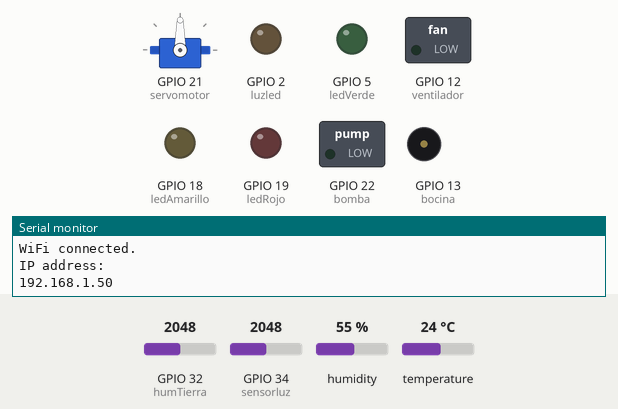
The sketch below on a simulated ESP32. Shown: servo, switched loads named in the sketch (green lamp = pin HIGH), output pins drawn as LEDs (lit = HIGH), buzzer (waves = sounding, pin HIGH), the last lines printed to the serial monitor. Inputs (shaded band) come from the test bench; at power-on: temperature 24 °C, GPIO 34 (sensorluz) = 2048, GPIO 32 (humTierra) = 2048, humidity 55 %. WiFi joins after 1.5 s; servers stay silent unless stated; the local clock reads 2024-03-15 10:24:30 at power-on unless the sketch sets it.

Above: at 2.7 s.
2.8 s: temperature set to 22 °C
5.3 s: temperature set to 19 °C
At 7.3 s:
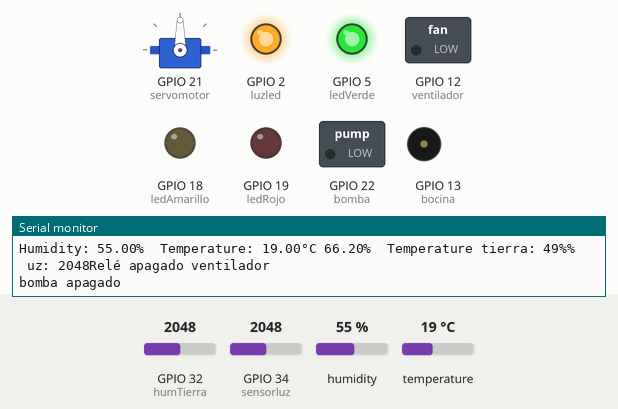
7.6 s: GPIO 34 (sensorluz) set to 1955
At 8.9 s:
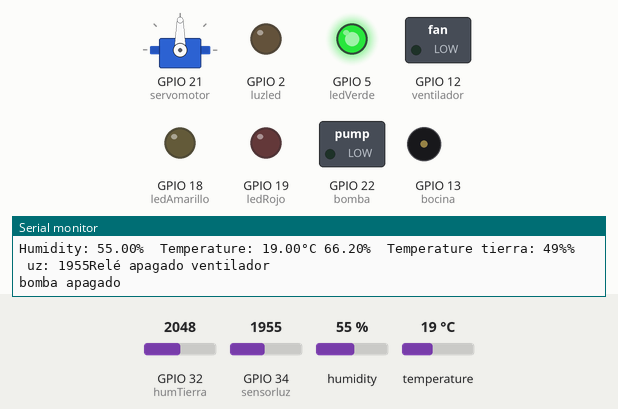
9.9 s: temperature set to 33 °C
At 11.7 s:
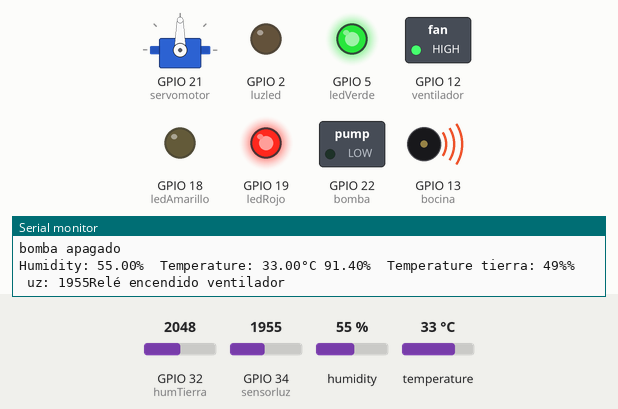
18.6 s: temperature set to 28 °C
At 20.5 s:
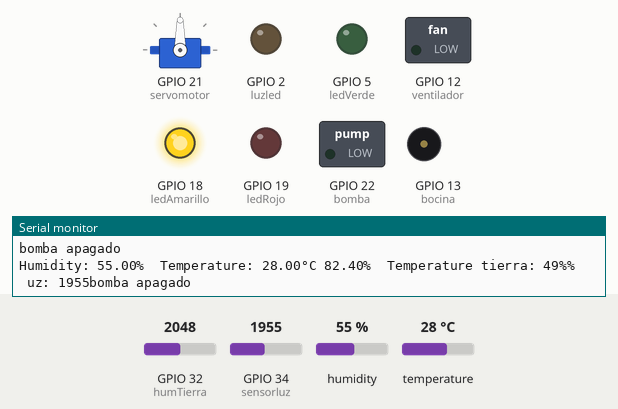
Timing chart, 0 to 21.9 s (numbered marks = the images above; inputs shaded):
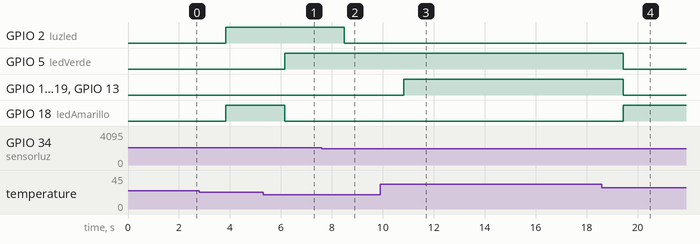

Measured:
- the behaviour switches between 21 and 20 °C on temperature (found by bisection; images 0 and 1)
- the behaviour switches between 2001 and 2000 on GPIO 34 (sensorluz) (found by bisection; images 1 and 2)
- after the input at 5.3 s, GPIO 5 (ledVerde): LOW → HIGH after 0.86 s; GPIO 18 (ledAmarillo): HIGH → LOW after 0.86 s
- after the input at 7.6 s, GPIO 2 (luzled): HIGH → LOW after 0.89 s
- after the input at 9.9 s, GPIO 12 (ventilador), GPIO 19 (ledRojo), GPIO 13 (bocina): LOW → HIGH after 0.92 s
- after the input at 18.6 s, GPIO 5 (ledVerde), GPIO 12 (ventilador), GPIO 19 (ledRojo), GPIO 13 (bocina): HIGH → LOW after 0.84 s; GPIO 18 (ledAmarillo): LOW → HIGH after 0.84 s

The sketch:

invernadero5.ino
```cpp
#include <WiFi.h>
#include <WiFiClientSecure.h>
#include <UniversalTelegramBot.h>
#include "DHT.h"
#include <ESP32Servo.h> // Incluimos la biblioteca del


//Definimos pin del DHT sensor
#define DHTPIN 4


//Definimos pines led de emergencia
#define ledVerde 5
#define ledRojo 19
#define ledAmarillo 18

//definimos luz led
int luzled = 2;

//definimos sensor de luiz
int sensorluz = 34;


//definimos pin servomotor
#define servomotor 21

//definimos sensor humumedad suelo
int humTierra = 32;

//definimos bocina
#define bocina 13

//definimos ventilador
int ventilador = 12;

//definimos bomba de agua
extern const int bomba = 22;

String chatId = "5463562694"; // ID del chat de destino

// Uncomment whatever type you're using!
//#define DHTTYPE DHT11   // DHT 11
#define DHTTYPE DHT11   // DHT 22  (AM2302), AM2321
//#define DHTTYPE DHT21   // DHT 21 (AM2301)

//creamos un objeto de la clase dht
DHT dht(DHTPIN, DHTTYPE);

//creamos las funciones para telegram
// Wifi network station credentials
#define WIFI_SSID "Galaxy_A22"//nombre de la red
#define WIFI_PASSWORD "viviana24" //contrasena del wifi
// Telegram BOT Token (Get from Botfather)
#define BOT_TOKEN "5652956699:AAHNGGIvFja2w7mZ1xogQE9rIed0JDlu5RE"
const unsigned long BOT_MTBS = 1000; // mean time between scan messages
WiFiClientSecure secured_client;
UniversalTelegramBot bot(BOT_TOKEN, secured_client);
unsigned long bot_lasttime; // last time messages' scan has been done

void handleNewMessages(int numNewMessages)
{
  Serial.print("handleNewMessages ");
  Serial.println(numNewMessages);
  for (int i = 0; i < numNewMessages; i++)
  {
    String chat_id = bot.messages[i].chat_id;
    String text = bot.messages[i].text;
    String from_name = bot.messages[i].from_name;

    if (from_name == "")

    from_name = "Guest";
    if (text == "/ledon")
    {

    bot.sendMessage(chat_id, "Led is ON", "");
    }
    if (text == "/ledoff")
    {

    bot.sendMessage(chat_id, "Led is OFF", "");
    }
    //condiciones para  temp, hum, y temp F
    if (text == "/temp")
    {
    float t = dht.readTemperature();
    char cadena[50];
    sprintf(cadena,"La temperatura es %0.2f", t);
    bot.sendMessage(chat_id, cadena);
    }
    if (text == "/hum")
    {
    float h = dht.readHumidity();
    char cadena[50];
    sprintf(cadena,"La humedad del aire es %0.2f", h);
    bot.sendMessage(chat_id, cadena);
    }

    if (text == "/humT")
    {
    float sensorValue = map(analogRead(humTierra), 4090, 0, 0, 100);
    char cadena[50];
    sprintf(cadena,"La humedad de la tierra es %0.2f", sensorValue);
    bot.sendMessage(chat_id, cadena);
    }
    //fin de condiciones
    if (text == "/start")
    {
      String welcome = "Bienvenido a nuestro sistema de invernadero inteligente.\n";
      welcome += "selecciona una de las opciones.\n\n";
      welcome += "/temp : Ver temperatura Temp\n";
      welcome += "/hum : Ver humedad Hum\n";
      welcome += "/humT : Ver humedad de tierra HumT\n";

      bot.sendMessage(chat_id, welcome, "Markdown");
    }
  }
}

//----------------------------------
//WEB SERVER
// Set web server port number to 80
WiFiServer server(80);

// Variable to store the HTTP request
String header;

// Auxiliar variables to store the current output state
String output26State = "off";
String output27State = "off";


// Current time
unsigned long currentTime = millis();
// Previous time
unsigned long previousTime = 0;
// Define timeout time in milliseconds (example: 2000ms = 2s)
const long timeoutTime = 2000;


//---------------------------------
// Creamos un objeto Servo
Servo myservo;

void setup() {
  Serial.begin(115200);
  Serial.println(F("DHTxx test!"));

  dht.begin();

   // Adjuntamos el objeto myservo al pin de salida
  myservo.attach(servomotor);

  // Configurar el pin del relé como salida
  pinMode(ventilador, OUTPUT);

 // Configurar el pin del rele como salida
   pinMode(bomba, OUTPUT);

//configuramos los led de emergencia
   pinMode(ledVerde, OUTPUT);
   pinMode(ledRojo, OUTPUT);
   pinMode(ledAmarillo, OUTPUT);
    pinMode(luzled, OUTPUT);
//configuramos la bocina
   pinMode(bocina, OUTPUT);

//configuramos el sensor de humedad tierra
  pinMode(humTierra, INPUT);

//telegram
  // attempt to connect to Wifi network:
  Serial.print("Connecting to Wifi SSID ");
  Serial.print(WIFI_SSID);
  WiFi.begin(WIFI_SSID, WIFI_PASSWORD);

  secured_client.setCACert(TELEGRAM_CERTIFICATE_ROOT); // Add root certificate for api.telegram.org

  //verificacion de conexion
  while (WiFi.status() != WL_CONNECTED)
  {
  Serial.print(".");
  delay(500);
  }
  Serial.print("\nWiFi connected. IP address: ");
  Serial.println(WiFi.localIP());
  Serial.print("Retrieving time: ");
  configTime(0, 0, "pool.ntp.org"); // get UTC time via NTP
  time_t now = time(nullptr);
  while (now < 24 * 3600)
  {
  Serial.print(".");
  delay(100);
  now = time(nullptr);
  }
  Serial.println(now);
//----------------------------------

//WEB SERVER
//veriicacion de conexion
  // Connect to Wi-Fi network with SSID and password

  while (WiFi.status() != WL_CONNECTED) {
    delay(500);
    Serial.print(".");
  }
  // Print local IP address and start web server
  Serial.println("");
  Serial.println("WiFi connected.");
  Serial.println("IP address: ");
  Serial.println(WiFi.localIP());
  server.begin();
//----------------------------
}

void loop(){
  // Wait a few seconds between measurements.
  delay(2000);

//para realizar el chat automatico
  //telegram
  if (millis() - bot_lasttime > BOT_MTBS)
  {
    int numNewMessages = bot.getUpdates(bot.last_message_received + 1);
    while (numNewMessages)
  {
    Serial.println("got response");
    handleNewMessages(numNewMessages);
    numNewMessages = bot.getUpdates(bot.last_message_received + 1);
  }
  bot_lasttime = millis();
  }
  //------------------------------------------------------------------------------

  //almacenamos valor del sensor y convertimos a porcentaje
  int sensorValue = map(analogRead(humTierra), 4090, 0, 0, 100);

  //almacenamos valor del sensor de luz
  // variable para almacenar el valor de la fotocelda
  int celdaValue = analogRead(sensorluz);


  // Reading temperature or humidity takes about 250 milliseconds!
  // Sensor readings may also be up to 2 seconds 'old' (its a very slow sensor)
  //leer humedad
  float h = dht.readHumidity();
  // Read temperature as Celsius (the default)
  //leer temperatuea
  float t = dht.readTemperature();
  // Read temperature as Fahrenheit (isFahrenheit = true)
  //leer temp F
  float f = dht.readTemperature(true);

  //funcion para verificar errores
  // Check if any reads failed and exit early (to try again).
  if (isnan(h) || isnan(t) || isnan(f)) {
    Serial.println(F("Failed to read from DHT sensor!"));
    return;
  }


  //para pruebas de ejecucion
  Serial.print(F("Humidity: "));
  Serial.print(h);
  Serial.print(F("%  Temperature: "));
  Serial.print(t);
  Serial.print(F("°C "));
  Serial.print(f);
  Serial.print(F("%  Temperature tierra: "));
  Serial.print(sensorValue);
  Serial.print(F("%"));
  Serial.print(F("%  luz: "));
  Serial.print(celdaValue);


  //condicion para temperatura
  if (t>30){
      // Encender el relé durante 1 segundo
      digitalWrite(ventilador, HIGH);
      Serial.println("Relé encendido ventilador");
      //delay(1000);

      //encendemos el led rojo
      digitalWrite(ledRojo, HIGH);
      digitalWrite(ledAmarillo, LOW);
      digitalWrite(bocina, HIGH);
      delay(1000);

        // Enviar mensaje a un chat telegram

        // Mensaje a enviar
        char cadena[50];
        sprintf(cadena,"¡LA TEMPERATURA ESTA EN UN NIVEL ALTO! %0.2f", t);
        if (bot.sendMessage(chatId,cadena)) {
          Serial.println("Mensaje enviado exitosamente");
        } else {
          Serial.println("Error al enviar el mensaje");
        }

        delay(5000); // Esperar 5 segundos antes de enviar otro mensaje

  }else{
      if(t>20 & t<30){
        //encendemos led amarillo
         digitalWrite(ledAmarillo, HIGH);
         digitalWrite(ventilador, LOW);
         digitalWrite(ledRojo, LOW);
         digitalWrite(ledVerde, LOW);
         digitalWrite(bocina, LOW);
      }else{
      // Apagar el relé durante 1 segundo
            digitalWrite(ventilador, LOW);
            Serial.println("Relé apagado ventilador");
            //delay(1000);
            digitalWrite(ledVerde, HIGH);
            digitalWrite(ledRojo, LOW);
            digitalWrite(ledAmarillo, LOW);
            digitalWrite(bocina, LOW);
      }
  }

  //condicional para humedad
    if (sensorValue<=0){

        //servomotor
        for (int pos = 0; pos <= 180; pos++) {
          myservo.write(pos); // Escribimos la posición en el servomotor
          delay(15); // Esperamos 15 milisegundos para que se mueva
        }

        // Giramos el servomotor de 180 a 0 grados en incrementos de 1 grado
        for (int pos = 180; pos >= 0; pos--) {
          myservo.write(pos); // Escribimos la posición en el servomotor
          delay(15); // Esperamos 15 milisegundos para que se mueva
        }
        //BOMBA DE AGUA
        digitalWrite(bomba, HIGH);
        Serial.println("bomba Encendida");

        // Enviar mensaje a un chat

         // Mensaje a enviar
        char cadena[50];
        sprintf(cadena,"¡LA HUMEDAD ESTA EN UN PORCENTAJE BAJO! %0.2f", h);
        if (bot.sendMessage(chatId,cadena)) {
          Serial.println("Mensaje enviado exitosamente");
        } else {
          Serial.println("Error al enviar el mensaje");
        }

        //delay(5000); // Esperar 5 segundos antes de enviar otro mensaje

    }else{
        digitalWrite(bomba, LOW);
      Serial.println("bomba apagado");
      //delay(1000);
  }

  //condicion para fotocelda
   if(celdaValue>2000){
      digitalWrite(luzled, HIGH);
    }else{
       digitalWrite(luzled, LOW);
    }

  //WEB SERVER
    WiFiClient client = server.available();   // Listen for incoming clients

  if (client) {                             // If a new client connects,
    currentTime = millis();
    previousTime = currentTime;
    Serial.println("New Client.");          // print a message out in the serial port
    String currentLine = "";                // make a String to hold incoming data from the client
    while (client.connected() && currentTime - previousTime <= timeoutTime) {  // loop while the client's connected
      currentTime = millis();
      if (client.available()) {             // if there's bytes to read from the client,
        char c = client.read();             // read a byte, then
        Serial.write(c);                    // print it out the serial monitor
        header += c;
        if (c == '\n') {                    // if the byte is a newline character
          // if the current line is blank, you got two newline characters in a row.
          // that's the end of the client HTTP request, so send a response:
          if (currentLine.length() == 0) {
            // HTTP headers always start with a response code (e.g. HTTP/1.1 200 OK)
            // and a content-type so the client knows what's coming, then a blank line:
            client.println("HTTP/1.1 200 OK");
            client.println("Content-type:text/html");
            client.println("Connection: close");
            client.println();

            // turns the GPIOs on and off
            if (header.indexOf("GET /26/on") >= 0) {
              Serial.println("GPIO 26 on");
              output26State = "on";

            } else if (header.indexOf("GET /26/off") >= 0) {
              Serial.println("GPIO 26 off");
              output26State = "off";

            } else if (header.indexOf("GET /27/on") >= 0) {
              Serial.println("GPIO 27 on");
              output27State = "on";

            } else if (header.indexOf("GET /27/off") >= 0) {
              Serial.println("GPIO 27 off");
              output27State = "off";

            }
            //

            // Display the HTML web page
            client.println("<!DOCTYPE html><html>");
            client.println("<head><meta name=\"viewport\" content=\"width=device-width, initial-scale=1\">");
            client.println("<link rel=\"icon\" href=\"data:,\">");
            // CSS to style the on/off buttons
            // Feel free to change the background-color and font-size attributes to fit your preferences
            client.println("<style>html { font-family: Helvetica; display: inline-block; margin: 0px auto; text-align: center;}");
            client.println(".button { background-color: #4CAF50; border: none; color: white; padding: 16px 40px;");
            client.println("text-decoration: none; font-size: 30px; margin: 2px; cursor: pointer;}");
            client.println(".button2 {background-color: #555555;}</style></head>");

            // Web Page Heading
            client.println("<body><h1>ESP32 iNVERNADERO iNTELIGENTE</h1>");

            // Display current state, and ON/OFF buttons for GPIO 26
            client.println("<p>verificar temperatura C</p>");

            if (output26State=="off") {
              client.println("<p><a href=\"/26/on\"><button class=\"button\">ver temp</button></a></p>");
            } else {
              //client.println("<p><a href=\"/26/off\"><button class=\"button button2\">OFF</button></a></p>");
                String temString = String(t);
                client.println("<p>temperatura C"+temString+"</p>");
            }

            client.println("<p>verificar humedad %</p>");
            if (output27State=="off") {
              client.println("<p><a href=\"/27/on\"><button class=\"button\">ver hum</button></a></p>");
            } else {
              //client.println("<p><a href=\"/humedad\"><button class=\"button button2\">OFF</button></a></p>");
              String humString = String(h);
              client.println("<p>humedad "+humString+"</p>");
            }


            client.println("</body></html>");

            // The HTTP response ends with another blank line
            client.println();
            // Break out of the while loop
            break;
          } else { // if you got a newline, then clear currentLine
            currentLine = "";
          }
        } else if (c != '\r') {  // if you got anything else but a carriage return character,
          currentLine += c;      // add it to the end of the currentLine
        }
      }
    }
    // Clear the header variable
    header = "";
    // Close the connection
    client.stop();
    Serial.println("Client disconnected.");
    Serial.println("");
  }
  //-------------------------------------------------------

}
```
